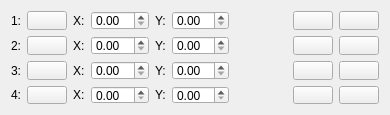
<?xml version="1.0" encoding="UTF-8"?>
<ui version="4.0">
 <class>Form</class>
 <widget class="QWidget" name="Form">
  <property name="geometry">
   <rect>
    <x>0</x>
    <y>0</y>
    <width>390</width>
    <height>115</height>
   </rect>
  </property>
  <property name="minimumSize">
   <size>
    <width>390</width>
    <height>115</height>
   </size>
  </property>
  <property name="maximumSize">
   <size>
    <width>400</width>
    <height>125</height>
   </size>
  </property>
  <property name="windowTitle">
   <string>Markers</string>
  </property>
  <layout class="QVBoxLayout" name="verticalLayout">
   <item>
    <layout class="QHBoxLayout" name="horizontalLayout">
     <property name="bottomMargin">
      <number>0</number>
     </property>
     <item>
      <widget class="QLabel" name="label_5">
       <property name="text">
        <string>1:</string>
       </property>
       <property name="alignment">
        <set>Qt::AlignRight|Qt::AlignTrailing|Qt::AlignVCenter</set>
       </property>
      </widget>
     </item>
     <item>
      <widget class="ColorButton" name="color_1_button">
       <property name="minimumSize">
        <size>
         <width>40</width>
         <height>0</height>
        </size>
       </property>
       <property name="maximumSize">
        <size>
         <width>45</width>
         <height>16777215</height>
        </size>
       </property>
       <property name="text">
        <string/>
       </property>
      </widget>
     </item>
     <item>
      <widget class="QLabel" name="label_8">
       <property name="text">
        <string>X:</string>
       </property>
      </widget>
     </item>
     <item>
      <widget class="PyDMSpinbox" name="x_spinbox_1">
       <property name="sizePolicy">
        <sizepolicy hsizetype="Expanding" vsizetype="Fixed">
         <horstretch>0</horstretch>
         <verstretch>0</verstretch>
        </sizepolicy>
       </property>
       <property name="maximumSize">
        <size>
         <width>100</width>
         <height>16777215</height>
        </size>
       </property>
       <property name="toolTip">
        <string/>
       </property>
       <property name="showUnits">
        <bool>false</bool>
       </property>
       <property name="precisionFromPV">
        <bool>false</bool>
       </property>
       <property name="alarmSensitiveContent">
        <bool>false</bool>
       </property>
       <property name="alarmSensitiveBorder">
        <bool>false</bool>
       </property>
       <property name="PyDMToolTip">
        <string/>
       </property>
       <property name="monitorDisp">
        <bool>true</bool>
       </property>
       <property name="channel">
        <string>${cam_prefix}${stream_plugin}Cross1:MinX</string>
       </property>
       <property name="userDefinedLimits">
        <bool>true</bool>
       </property>
       <property name="userMaximum">
        <double>99999.000000000000000</double>
       </property>
       <property name="precision">
        <number>0</number>
       </property>
       <property name="showStepExponent">
        <bool>false</bool>
       </property>
       <property name="writeOnPress">
        <bool>false</bool>
       </property>
      </widget>
     </item>
     <item>
      <widget class="QLabel" name="label_9">
       <property name="text">
        <string>Y:</string>
       </property>
      </widget>
     </item>
     <item>
      <widget class="PyDMSpinbox" name="y_spinbox_1">
       <property name="sizePolicy">
        <sizepolicy hsizetype="Expanding" vsizetype="Fixed">
         <horstretch>0</horstretch>
         <verstretch>0</verstretch>
        </sizepolicy>
       </property>
       <property name="maximumSize">
        <size>
         <width>100</width>
         <height>16777215</height>
        </size>
       </property>
       <property name="toolTip">
        <string/>
       </property>
       <property name="showUnits">
        <bool>false</bool>
       </property>
       <property name="precisionFromPV">
        <bool>false</bool>
       </property>
       <property name="alarmSensitiveContent">
        <bool>false</bool>
       </property>
       <property name="alarmSensitiveBorder">
        <bool>false</bool>
       </property>
       <property name="PyDMToolTip">
        <string/>
       </property>
       <property name="monitorDisp">
        <bool>true</bool>
       </property>
       <property name="channel">
        <string>${cam_prefix}${stream_plugin}Cross1:MinY</string>
       </property>
       <property name="userDefinedLimits">
        <bool>true</bool>
       </property>
       <property name="userMaximum">
        <double>99999.000000000000000</double>
       </property>
       <property name="precision">
        <number>0</number>
       </property>
       <property name="showStepExponent">
        <bool>false</bool>
       </property>
       <property name="writeOnPress">
        <bool>false</bool>
       </property>
      </widget>
     </item>
     <item>
      <spacer name="horizontalSpacer">
       <property name="orientation">
        <enum>Qt::Horizontal</enum>
       </property>
       <property name="sizeHint" stdset="0">
        <size>
         <width>40</width>
         <height>20</height>
        </size>
       </property>
      </spacer>
     </item>
     <item>
      <widget class="QPushButton" name="point_1_select">
       <property name="minimumSize">
        <size>
         <width>40</width>
         <height>0</height>
        </size>
       </property>
       <property name="maximumSize">
        <size>
         <width>45</width>
         <height>16777215</height>
        </size>
       </property>
       <property name="text">
        <string/>
       </property>
      </widget>
     </item>
     <item>
      <widget class="QPushButton" name="visibility_1">
       <property name="minimumSize">
        <size>
         <width>40</width>
         <height>0</height>
        </size>
       </property>
       <property name="maximumSize">
        <size>
         <width>45</width>
         <height>16777215</height>
        </size>
       </property>
       <property name="text">
        <string/>
       </property>
      </widget>
     </item>
    </layout>
   </item>
   <item>
    <layout class="QHBoxLayout" name="horizontalLayout_2">
     <property name="bottomMargin">
      <number>0</number>
     </property>
     <item>
      <widget class="QLabel" name="label_6">
       <property name="text">
        <string>2:</string>
       </property>
       <property name="alignment">
        <set>Qt::AlignRight|Qt::AlignTrailing|Qt::AlignVCenter</set>
       </property>
      </widget>
     </item>
     <item>
      <widget class="ColorButton" name="color_2_button">
       <property name="minimumSize">
        <size>
         <width>40</width>
         <height>0</height>
        </size>
       </property>
       <property name="maximumSize">
        <size>
         <width>45</width>
         <height>16777215</height>
        </size>
       </property>
       <property name="text">
        <string/>
       </property>
      </widget>
     </item>
     <item>
      <widget class="QLabel" name="label_10">
       <property name="text">
        <string>X:</string>
       </property>
      </widget>
     </item>
     <item>
      <widget class="PyDMSpinbox" name="x_spinbox_2">
       <property name="sizePolicy">
        <sizepolicy hsizetype="Expanding" vsizetype="Fixed">
         <horstretch>0</horstretch>
         <verstretch>0</verstretch>
        </sizepolicy>
       </property>
       <property name="maximumSize">
        <size>
         <width>100</width>
         <height>16777215</height>
        </size>
       </property>
       <property name="toolTip">
        <string/>
       </property>
       <property name="showUnits">
        <bool>false</bool>
       </property>
       <property name="precisionFromPV">
        <bool>false</bool>
       </property>
       <property name="alarmSensitiveContent">
        <bool>false</bool>
       </property>
       <property name="alarmSensitiveBorder">
        <bool>false</bool>
       </property>
       <property name="PyDMToolTip">
        <string/>
       </property>
       <property name="monitorDisp">
        <bool>true</bool>
       </property>
       <property name="channel">
        <string>${cam_prefix}${stream_plugin}Cross2:MinX</string>
       </property>
       <property name="userDefinedLimits">
        <bool>true</bool>
       </property>
       <property name="userMaximum">
        <double>99999.000000000000000</double>
       </property>
       <property name="precision">
        <number>0</number>
       </property>
       <property name="showStepExponent">
        <bool>false</bool>
       </property>
       <property name="writeOnPress">
        <bool>false</bool>
       </property>
      </widget>
     </item>
     <item>
      <widget class="QLabel" name="label_11">
       <property name="text">
        <string>Y:</string>
       </property>
      </widget>
     </item>
     <item>
      <widget class="PyDMSpinbox" name="y_spinbox_2">
       <property name="sizePolicy">
        <sizepolicy hsizetype="Expanding" vsizetype="Fixed">
         <horstretch>0</horstretch>
         <verstretch>0</verstretch>
        </sizepolicy>
       </property>
       <property name="maximumSize">
        <size>
         <width>100</width>
         <height>16777215</height>
        </size>
       </property>
       <property name="toolTip">
        <string/>
       </property>
       <property name="showUnits">
        <bool>false</bool>
       </property>
       <property name="precisionFromPV">
        <bool>false</bool>
       </property>
       <property name="alarmSensitiveContent">
        <bool>false</bool>
       </property>
       <property name="alarmSensitiveBorder">
        <bool>false</bool>
       </property>
       <property name="PyDMToolTip">
        <string/>
       </property>
       <property name="monitorDisp">
        <bool>true</bool>
       </property>
       <property name="channel">
        <string>${cam_prefix}${stream_plugin}Cross2:MinY</string>
       </property>
       <property name="userDefinedLimits">
        <bool>true</bool>
       </property>
       <property name="userMaximum">
        <double>99999.000000000000000</double>
       </property>
       <property name="precision">
        <number>0</number>
       </property>
       <property name="showStepExponent">
        <bool>false</bool>
       </property>
       <property name="writeOnPress">
        <bool>false</bool>
       </property>
      </widget>
     </item>
     <item>
      <spacer name="horizontalSpacer_2">
       <property name="orientation">
        <enum>Qt::Horizontal</enum>
       </property>
       <property name="sizeHint" stdset="0">
        <size>
         <width>40</width>
         <height>20</height>
        </size>
       </property>
      </spacer>
     </item>
     <item>
      <widget class="QPushButton" name="point_2_select">
       <property name="minimumSize">
        <size>
         <width>40</width>
         <height>0</height>
        </size>
       </property>
       <property name="maximumSize">
        <size>
         <width>45</width>
         <height>16777215</height>
        </size>
       </property>
       <property name="text">
        <string/>
       </property>
      </widget>
     </item>
     <item>
      <widget class="QPushButton" name="visibility_2">
       <property name="minimumSize">
        <size>
         <width>40</width>
         <height>0</height>
        </size>
       </property>
       <property name="maximumSize">
        <size>
         <width>45</width>
         <height>16777215</height>
        </size>
       </property>
       <property name="text">
        <string/>
       </property>
      </widget>
     </item>
    </layout>
   </item>
   <item>
    <layout class="QHBoxLayout" name="horizontalLayout_4">
     <property name="bottomMargin">
      <number>0</number>
     </property>
     <item>
      <widget class="QLabel" name="label_14">
       <property name="text">
        <string>3:</string>
       </property>
       <property name="alignment">
        <set>Qt::AlignRight|Qt::AlignTrailing|Qt::AlignVCenter</set>
       </property>
      </widget>
     </item>
     <item>
      <widget class="ColorButton" name="color_3_button">
       <property name="minimumSize">
        <size>
         <width>40</width>
         <height>0</height>
        </size>
       </property>
       <property name="maximumSize">
        <size>
         <width>45</width>
         <height>16777215</height>
        </size>
       </property>
       <property name="text">
        <string/>
       </property>
      </widget>
     </item>
     <item>
      <widget class="QLabel" name="label_15">
       <property name="text">
        <string>X:</string>
       </property>
      </widget>
     </item>
     <item>
      <widget class="PyDMSpinbox" name="x_spinbox_3">
       <property name="sizePolicy">
        <sizepolicy hsizetype="Expanding" vsizetype="Fixed">
         <horstretch>0</horstretch>
         <verstretch>0</verstretch>
        </sizepolicy>
       </property>
       <property name="maximumSize">
        <size>
         <width>100</width>
         <height>16777215</height>
        </size>
       </property>
       <property name="toolTip">
        <string/>
       </property>
       <property name="showUnits">
        <bool>false</bool>
       </property>
       <property name="precisionFromPV">
        <bool>false</bool>
       </property>
       <property name="alarmSensitiveContent">
        <bool>false</bool>
       </property>
       <property name="alarmSensitiveBorder">
        <bool>false</bool>
       </property>
       <property name="PyDMToolTip">
        <string/>
       </property>
       <property name="monitorDisp">
        <bool>true</bool>
       </property>
       <property name="channel">
        <string>${cam_prefix}${stream_plugin}Cross3:MinX</string>
       </property>
       <property name="userDefinedLimits">
        <bool>true</bool>
       </property>
       <property name="userMaximum">
        <double>99999.000000000000000</double>
       </property>
       <property name="precision">
        <number>0</number>
       </property>
       <property name="showStepExponent">
        <bool>false</bool>
       </property>
       <property name="writeOnPress">
        <bool>false</bool>
       </property>
      </widget>
     </item>
     <item>
      <widget class="QLabel" name="label_16">
       <property name="text">
        <string>Y:</string>
       </property>
      </widget>
     </item>
     <item>
      <widget class="PyDMSpinbox" name="y_spinbox_3">
       <property name="sizePolicy">
        <sizepolicy hsizetype="Expanding" vsizetype="Fixed">
         <horstretch>0</horstretch>
         <verstretch>0</verstretch>
        </sizepolicy>
       </property>
       <property name="maximumSize">
        <size>
         <width>100</width>
         <height>16777215</height>
        </size>
       </property>
       <property name="toolTip">
        <string/>
       </property>
       <property name="showUnits">
        <bool>false</bool>
       </property>
       <property name="precisionFromPV">
        <bool>false</bool>
       </property>
       <property name="alarmSensitiveContent">
        <bool>false</bool>
       </property>
       <property name="alarmSensitiveBorder">
        <bool>false</bool>
       </property>
       <property name="PyDMToolTip">
        <string/>
       </property>
       <property name="monitorDisp">
        <bool>true</bool>
       </property>
       <property name="channel">
        <string>${cam_prefix}${stream_plugin}Cross3:MinY</string>
       </property>
       <property name="userDefinedLimits">
        <bool>true</bool>
       </property>
       <property name="userMaximum">
        <double>99999.000000000000000</double>
       </property>
       <property name="precision">
        <number>0</number>
       </property>
       <property name="showStepExponent">
        <bool>false</bool>
       </property>
       <property name="writeOnPress">
        <bool>false</bool>
       </property>
      </widget>
     </item>
     <item>
      <spacer name="horizontalSpacer_4">
       <property name="orientation">
        <enum>Qt::Horizontal</enum>
       </property>
       <property name="sizeHint" stdset="0">
        <size>
         <width>40</width>
         <height>20</height>
        </size>
       </property>
      </spacer>
     </item>
     <item>
      <widget class="QPushButton" name="point_3_select">
       <property name="minimumSize">
        <size>
         <width>40</width>
         <height>0</height>
        </size>
       </property>
       <property name="maximumSize">
        <size>
         <width>45</width>
         <height>16777215</height>
        </size>
       </property>
       <property name="text">
        <string/>
       </property>
      </widget>
     </item>
     <item>
      <widget class="QPushButton" name="visibility_3">
       <property name="minimumSize">
        <size>
         <width>40</width>
         <height>0</height>
        </size>
       </property>
       <property name="maximumSize">
        <size>
         <width>45</width>
         <height>16777215</height>
        </size>
       </property>
       <property name="text">
        <string/>
       </property>
      </widget>
     </item>
    </layout>
   </item>
   <item>
    <layout class="QHBoxLayout" name="horizontalLayout_3">
     <property name="bottomMargin">
      <number>0</number>
     </property>
     <item>
      <widget class="QLabel" name="label_7">
       <property name="text">
        <string>4:</string>
       </property>
       <property name="alignment">
        <set>Qt::AlignRight|Qt::AlignTrailing|Qt::AlignVCenter</set>
       </property>
      </widget>
     </item>
     <item>
      <widget class="ColorButton" name="color_4_button">
       <property name="minimumSize">
        <size>
         <width>40</width>
         <height>0</height>
        </size>
       </property>
       <property name="maximumSize">
        <size>
         <width>45</width>
         <height>16777215</height>
        </size>
       </property>
       <property name="text">
        <string/>
       </property>
      </widget>
     </item>
     <item>
      <widget class="QLabel" name="label_12">
       <property name="text">
        <string>X:</string>
       </property>
      </widget>
     </item>
     <item>
      <widget class="PyDMSpinbox" name="x_spinbox_4">
       <property name="sizePolicy">
        <sizepolicy hsizetype="Expanding" vsizetype="Fixed">
         <horstretch>0</horstretch>
         <verstretch>0</verstretch>
        </sizepolicy>
       </property>
       <property name="maximumSize">
        <size>
         <width>100</width>
         <height>16777215</height>
        </size>
       </property>
       <property name="toolTip">
        <string/>
       </property>
       <property name="showUnits">
        <bool>false</bool>
       </property>
       <property name="precisionFromPV">
        <bool>false</bool>
       </property>
       <property name="alarmSensitiveContent">
        <bool>false</bool>
       </property>
       <property name="alarmSensitiveBorder">
        <bool>false</bool>
       </property>
       <property name="PyDMToolTip">
        <string/>
       </property>
       <property name="monitorDisp">
        <bool>true</bool>
       </property>
       <property name="channel">
        <string>${cam_prefix}${stream_plugin}Cross4:MinX</string>
       </property>
       <property name="userDefinedLimits">
        <bool>true</bool>
       </property>
       <property name="userMaximum">
        <double>99999.000000000000000</double>
       </property>
       <property name="precision">
        <number>0</number>
       </property>
       <property name="showStepExponent">
        <bool>false</bool>
       </property>
       <property name="writeOnPress">
        <bool>false</bool>
       </property>
      </widget>
     </item>
     <item>
      <widget class="QLabel" name="label_13">
       <property name="text">
        <string>Y:</string>
       </property>
      </widget>
     </item>
     <item>
      <widget class="PyDMSpinbox" name="y_spinbox_4">
       <property name="sizePolicy">
        <sizepolicy hsizetype="Expanding" vsizetype="Fixed">
         <horstretch>0</horstretch>
         <verstretch>0</verstretch>
        </sizepolicy>
       </property>
       <property name="maximumSize">
        <size>
         <width>100</width>
         <height>16777215</height>
        </size>
       </property>
       <property name="toolTip">
        <string/>
       </property>
       <property name="showUnits">
        <bool>false</bool>
       </property>
       <property name="precisionFromPV">
        <bool>false</bool>
       </property>
       <property name="alarmSensitiveContent">
        <bool>false</bool>
       </property>
       <property name="alarmSensitiveBorder">
        <bool>false</bool>
       </property>
       <property name="PyDMToolTip">
        <string/>
       </property>
       <property name="monitorDisp">
        <bool>true</bool>
       </property>
       <property name="channel">
        <string>${cam_prefix}${stream_plugin}Cross4:MinY</string>
       </property>
       <property name="userDefinedLimits">
        <bool>true</bool>
       </property>
       <property name="userMaximum">
        <double>99999.000000000000000</double>
       </property>
       <property name="precision">
        <number>0</number>
       </property>
       <property name="showStepExponent">
        <bool>false</bool>
       </property>
       <property name="writeOnPress">
        <bool>false</bool>
       </property>
      </widget>
     </item>
     <item>
      <spacer name="horizontalSpacer_3">
       <property name="orientation">
        <enum>Qt::Horizontal</enum>
       </property>
       <property name="sizeHint" stdset="0">
        <size>
         <width>40</width>
         <height>20</height>
        </size>
       </property>
      </spacer>
     </item>
     <item>
      <widget class="QPushButton" name="point_4_select">
       <property name="minimumSize">
        <size>
         <width>40</width>
         <height>0</height>
        </size>
       </property>
       <property name="maximumSize">
        <size>
         <width>45</width>
         <height>16777215</height>
        </size>
       </property>
       <property name="text">
        <string/>
       </property>
      </widget>
     </item>
     <item>
      <widget class="QPushButton" name="visibility_4">
       <property name="minimumSize">
        <size>
         <width>40</width>
         <height>0</height>
        </size>
       </property>
       <property name="maximumSize">
        <size>
         <width>45</width>
         <height>16777215</height>
        </size>
       </property>
       <property name="text">
        <string/>
       </property>
      </widget>
     </item>
    </layout>
   </item>
   <item>
    <spacer name="verticalSpacer">
     <property name="orientation">
      <enum>Qt::Vertical</enum>
     </property>
     <property name="sizeHint" stdset="0">
      <size>
       <width>20</width>
       <height>40</height>
      </size>
     </property>
    </spacer>
   </item>
  </layout>
 </widget>
 <customwidgets>
  <customwidget>
   <class>PyDMSpinbox</class>
   <extends>QDoubleSpinBox</extends>
   <header>pydm.widgets.spinbox</header>
  </customwidget>
  <customwidget>
   <class>ColorButton</class>
   <extends>QPushButton</extends>
   <header>pcdswidgets.imaging.common.colorselect_button.h</header>
  </customwidget>
 </customwidgets>
 <resources/>
 <connections/>
</ui>
